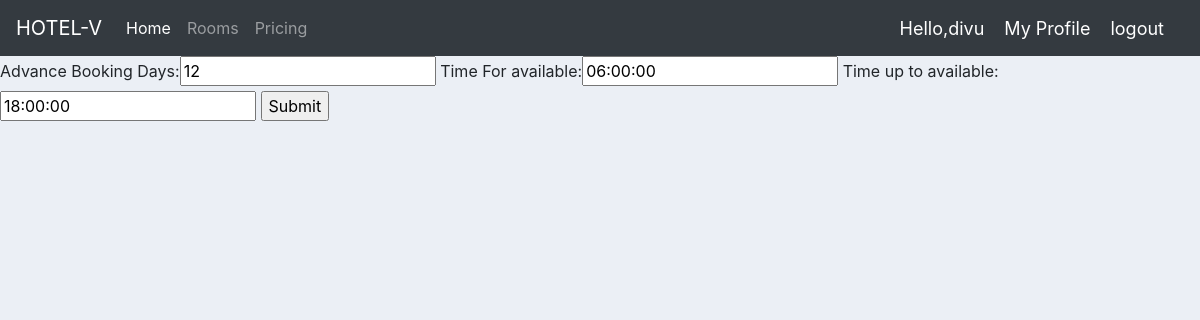
The page /dashbord/rooms/available/updatetime/1 (signed in) on the database its author committed.
### account/models.py (models this page shows)
class Available(models.Model):
    Advance_Booking_Days=models.IntegerField(null=True)
    Time_For_available=models.TimeField(default=timezone.now,null=True)
    Time_up_to_available=models.TimeField(default=timezone.now,null=True)

### account/views.py (the view)
# urls.py: path('dashbord/rooms/available/updatetime/<str:pk>', views.updatetime, name='updatetime'),
def updatetime(request,pk):
    time=Available.objects.get(id=pk)
    form=AvailableForm(instance=time)
    if request.method=='POST':
        form=AvailableForm(request.POST,instance=time)
        if form.is_valid:
            form.save()
            return redirect('available')
    context={'form':form}
    return render(request,'account/updatetime.html',context)

### account/forms.py
class AvailableForm(ModelForm):
    class Meta:
        model=Available
        fields='__all__'

### templates/account/updatetime.html (shortened to what this page needs)
{% extends 'account/main.html' %}
{% load static%}
{% block content%}
<form  action="" method="post">
  {{form}}
  <input type="submit" name="submit">
</form>
{% endblock%}

### templates/account/navbar.html (shortened to what this page needs)
{% load static%}
<nav class="navbar navbar-expand-lg navbar-dark bg-dark">
  <a class="navbar-brand" href="#">HOTEL-V</a>
  <div class="collapse navbar-collapse" id="navbarNav">
    <ul class="navbar-nav">
      <li class="nav-item active">
        <a class="nav-link" href="{% url 'dashbord' %}">Home<span class="sr-only">(current)</span></a>
      </li>
      <li class="nav-item">
        <a class="nav-link" href="{% url 'rooms' %}">Rooms</a>
      </li>
      <li class="nav-item">
        <a class="nav-link" href="#">Pricing</a>
      </li>
    </ul>
  </div>
  <span class="hello-msg">Hello,{{request.user}}</span>
  <span><a class="hello-msg" href="{% url 'myprofile' %}">My Profile</a></span>
  <span><a class="hello-msg" href="{% url 'logout' %}">logout</a></span>
</nav>

### static/css/main.css (style rules this page uses)
body { background-color: #ebeff5; }

### templates/account/navbar.html (style rules this page uses)
.hello-msg { font-size: 18px; color: #fff; margin-right: 20px; }

### rows shown on the page
Available: Advance_Booking_Days "12", Time_For_available "06:00:00", Time_up_to_available "18:00:00"

### other values the page prints
{{ request.user }} "divu"
